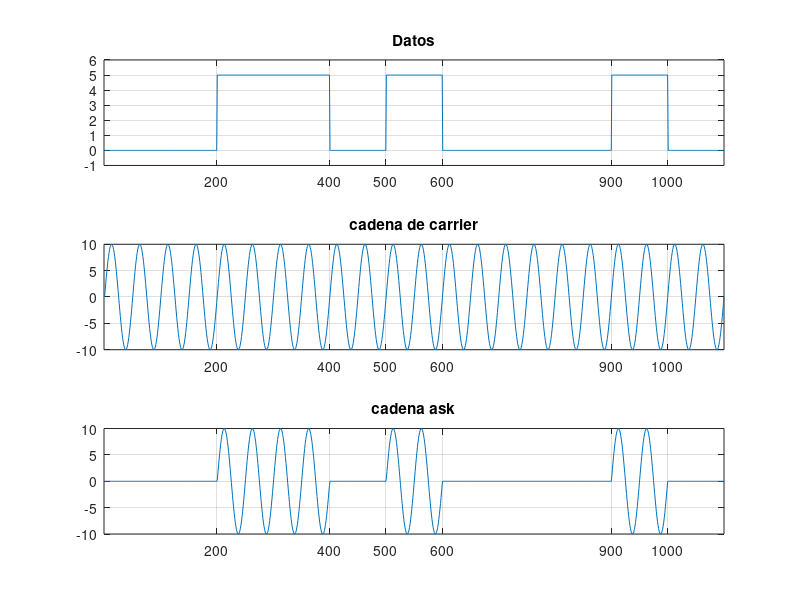

Here is the MATLAB script that generated this plot:
clc
clear all
close all

%input

datos = '00110100010';
regla_bit_alto = 1;


%Carrier
Ac= 10;
fc=1000e3;
thetac =0;
cpc=15;


%ask

regla_ask_tr_carrier=1;


%procesos

%graficar cadena de funciones
tb=100; %duracion del bit
uno = ones(1,tb); %matriz de unos
cero = zeros(1,tb); %matriz de ceros
frame=[];
frameInv=[];
list=[];
f='0';
for n=1:length(datos)
    if (datos(n)=='1')
        frame = [ frame uno ]; %vector que se autoacumula
        frameInv = [frameInv cero] ;
    else 
        frame = [ frame cero ];
        frameInv = [frameInv uno];
    end
    if (datos(n)~= f)
        f=datos(n);
        list = [list length(frame)];
    end
end
if(regla_bit_alto==1)
    cadenaBits=5*frame; %0 a 5 voltios
else
    cadenaBits=5*frameInv;
end

tc = linspace(0, 2*length(datos)/fc,length(cadenaBits));
carrier = Ac* sin(2*pi*fc*tc+thetac);

if(regla_ask_tr_carrier == 1)
    ask = frame.*carrier;
else
    ask = frameInv.*carrier;
end

%output

frame;

%para visualizar grafica
figure(1)
subplot(3,1,1),plot(cadenaBits)
xticks(list-100)
axis([0 length(cadenaBits) -1 6])
title('Datos')
grid on

subplot(3,1,2),plot(carrier) 
xticks(list-100)
axis([0 length(cadenaBits) -10 10])
title('cadena de carrier')
grid on


subplot(3,1,3),plot(ask) 
xticks(list-100)
axis([0 length(cadenaBits) -10 10])
title('cadena ask')
grid on